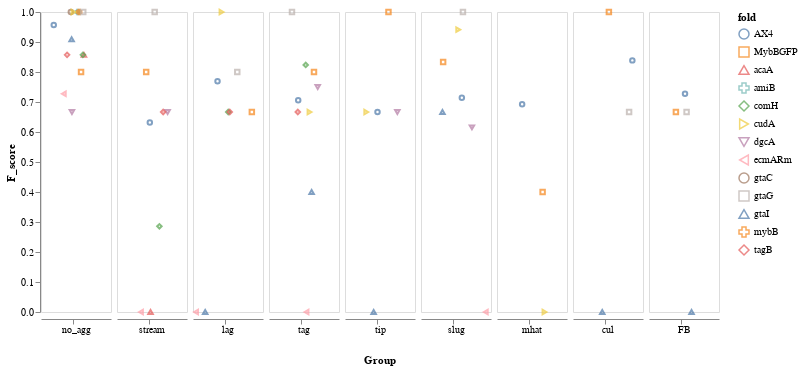
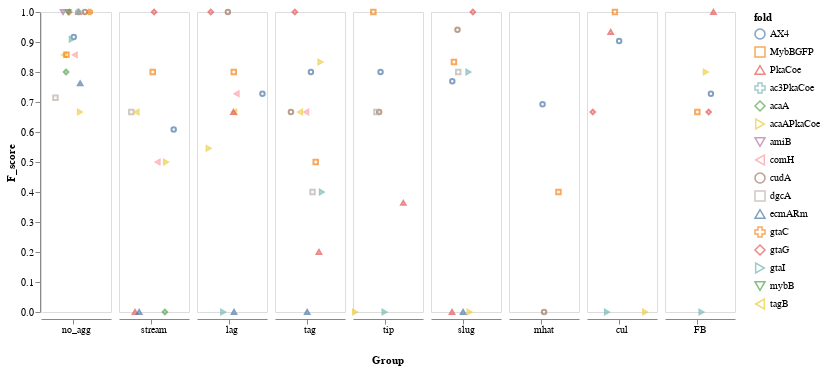

Notebook code for these charts, in order:
### Code cell
for file,strain_group in zip(['logisticRegressionBinaryRelevanceComparisonArrest.pkl',
                             'logisticRegressionBinaryRelevanceComparisonArrestPkaC.pkl'],
                             ['arrest','arrest+PkaC']):
    result2=loadPickle(pathClassification+file)
    data_prfs=result2['prfs'].groupby('params')
    #for group in ['none_balanced']:
    for group in ['none_balanced']:
        data=data_prfs.get_group(group)
        summary=summary_classification(data,'F_score',"Group",print_df=False)
        print('F score summary for OvR logistic regression with',strain_group,' strains data:',group)
        summary_classification_print_sort(summary,statistic='F score',averages=['macro','micro'],groups=order,sort='groups')
        print('\n')
        data_scatter=result2['prfs'][result2['prfs']['Group'].isin(order)].query('params =="none_balanced"')
        data_scatter.Group=pd.Categorical(data_scatter.Group, categories=order,ordered=True)
        data_scatter=data_scatter.sort_values('Group')
        display(scatter_catgory(data_scatter,categories='Group',Y= 'F_score', colour='fold',shape='fold',width=70))

### Figure 1 — Vega-Lite specification as saved in the notebook (floating-point values rounded to 4 significant figures)
{"config": {"view": {"continuousWidth": 400, "continuousHeight": 300}, "facet": {"spacing": 0}}, "data": {"name": "data-f7257fb2723303167fca4453e0d3be38"}, "mark": {"type": "point", "size": 20}, "encoding": {"color": {"type": "nominal", "field": "fold"}, "column": {"type": "ordinal", "field": "Group", "header": {"labelAlign": "center", "labelAngle": 0, "labelOrient": "bottom", "labelPadding": 10, "titleOrient": "bottom"}, "sort": ["no_agg", "stream", "lag", "tag", "tip", "slug", "mhat", "cul", "FB"]}, "shape": {"type": "nominal", "field": "fold"}, "x": {"type": "quantitative", "axis": {"grid": false, "labels": false, "ticks": true, "values": [0]}, "field": "jitter", "scale": {}, "title": null}, "y": {"type": "quantitative", "axis": {"grid": false}, "field": "F_score"}}, "title": "", "transform": [{"calculate": "sqrt(-2*log(random()))*cos(2*PI*random())", "as": "jitter"}], "width": 70, "$schema": "https://vega.github.io/schema/vega-lite/v4.0.2.json", "datasets": {"data-f7257fb2723303167fca4453e0d3be38": [{"precision": 0.9167, "recall": 1.0, "F_score": 0.9565, "support": 11.0, "Group": "no_agg", "params": "none_balanced", "fold": "AX4", "FPR": 0.02174, "accuracy": 0.9825}, {"precision": 1.0, "recall": 1.0, "F_score": 1.0, "support": 18.0, "Group": "no_agg", "params": "none_balanced", "fold": "amiB", "FPR": null, "accuracy": 1.0}, {"precision": 1.0, "recall": 1.0, "F_score": 1.0, "support": 14.0, "Group": "no_agg", "params": "none_balanced", "fold": "mybB", "FPR": null, "accuracy": 1.0}, {"precision": 1.0, "recall": 0.8333, "F_score": 0.9091, "support": 6.0, "Group": "no_agg", "params": "none_balanced", "fold": "gtaI", "FPR": 0.0, "accuracy": 0.9286}, {"precision": 1.0, "recall": 1.0, "F_score": 1.0, "support": 4.0, "Group": "no_agg", "params": "none_balanced", "fold": "gtaC", "FPR": null, "accuracy": 1.0}, {"precision": 1.0, "recall": 1.0, "F_score": 1.0, "support": 4.0, "Group": "no_agg", "params": "none_balanced", "fold": "cudA", "FPR": 0.0, "accuracy": 1.0}, {"precision": 0.5714, "recall": 1.0, "F_score": 0.7273, "support": 8.0, "Group": "no_agg", "params": "none_balanced", "fold": "ecmARm", "FPR": 1.0, "accuracy": 0.5714}, {"precision": 1.0, "recall": 0.75, "F_score": 0.8571, "support": 12.0, "Group": "no_agg", "params": "none_balanced", "fold": "acaA", "FPR": null, "accuracy": 0.75}, {"precision": 1.0, "recall": 0.6667, "F_score": 0.8, "support": 3.0, "Group": "no_agg", "params": "none_balanced", "fold": "MybBGFP", "FPR": 0.0, "accuracy": 0.9231}, {"precision": 0.5556, "recall": 0.8333, "F_score": 0.6667, "support": 6.0, "Group": "no_agg", "params": "none_balanced", "fold": "dgcA", "FPR": 0.3333, "accuracy": 0.7222}, {"precision": 0.75, "recall": 1.0, "F_score": 0.8571, "support": 3.0, "Group": "no_agg", "params": "none_balanced", "fold": "tagB", "FPR": 0.1, "accuracy": 0.9231}, {"precision": 1.0, "recall": 1.0, "F_score": 1.0, "support": 4.0, "Group": "no_agg", "params": "none_balanced", "fold": "gtaG", "FPR": 0.0, "accuracy": 1.0}, {"precision": 1.0, "recall": 0.75, "F_score": 0.8571, "support": 8.0, "Group": "no_agg", "params": "none_balanced", "fold": "comH", "FPR": 0.0, "accuracy": 0.9}, {"precision": 0.3333, "recall": 0.25, "F_score": 0.2857, "support": 4.0, "Group": "stream", "params": "none_balanced", "fold": "comH", "FPR": 0.125, "accuracy": 0.75}, {"precision": null, "recall": null, "F_score": null, "support": 0.0, "Group": "stream", "params": "none_balanced", "fold": "cudA", "FPR": 0.1111, "accuracy": 0.8889}, {"precision": 1.0, "recall": 0.5, "F_score": 0.6667, "support": 2.0, "Group": "stream", "params": "none_balanced", "fold": "dgcA", "FPR": 0.0, "accuracy": 0.9444}, {"precision": 1.0, "recall": 0.5, "F_score": 0.6667, "support": 4.0, "Group": "stream", "params": "none_balanced", "fold": "tagB", "FPR": 0.0, "accuracy": 0.8462}, {"precision": null, "recall": null, "F_score": null, "support": 0.0, "Group": "stream", "params": "none_balanced", "fold": "gtaC", "FPR": 0.0, "accuracy": 1.0}, {"precision": 1.0, "recall": 1.0, "F_score": 1.0, "support": 2.0, "Group": "stream", "params": "none_balanced", "fold": "gtaG", "FPR": 0.0, "accuracy": 1.0}, {"precision": null, "recall": null, "F_score": null, "support": 0.0, "Group": "stream", "params": "none_balanced", "fold": "mybB", "FPR": 0.0, "accuracy": 1.0}, {"precision": null, "recall": null, "F_score": null, "support": 0.0, "Group": "stream", "params": "none_balanced", "fold": "gtaI", "FPR": 0.1429, "accuracy": 0.8571}, {"precision": 0.6667, "recall": 1.0, "F_score": 0.8, "support": 2.0, "Group": "stream", "params": "none_balanced", "fold": "MybBGFP", "FPR": 0.09091, "accuracy": 0.9231}, {"precision": 0.5455, "recall": 0.75, "F_score": 0.6316, "support": 8.0, "Group": "stream", "params": "none_balanced", "fold": "AX4", "FPR": 0.102, "accuracy": 0.8772}, {"precision": 0.0, "recall": 0.0, "F_score": 0.0, "support": 1.0, "Group": "stream", "params": "none_balanced", "fold": "ecmARm", "FPR": 0.07692, "accuracy": 0.8571}, {"precision": null, "recall": null, "F_score": null, "support": 0.0, "Group": "stream", "params": "none_balanced", "fold": "amiB", "FPR": 0.2778, "accuracy": 0.7222}, {"precision": 0.0, "recall": 0.0, "F_score": 0.0, "support": 1.0, "Group": "stream", "params": "none_balanced", "fold": "acaA", "FPR": 0.1818, "accuracy": 0.75}, {"precision": 0.0, "recall": 0.0, "F_score": 0.0, "support": 5.0, "Group": "lag", "params": "none_balanced", "fold": "ecmARm", "FPR": 0.0, "accuracy": 0.6429}, {"precision": null, "recall": null, "F_score": null, "support": 0.0, "Group": "lag", "params": "none_balanced", "fold": "dgcA", "FPR": 0.05556, "accuracy": 0.9444}, {"precision": null, "recall": null, "F_score": null, "support": 0.0, "Group": "lag", "params": "none_balanced", "fold": "acaA", "FPR": 0.6667, "accuracy": 0.3333}, {"precision": null, "recall": null, "F_score": null, "support": 0.0, "Group": "lag", "params": "none_balanced", "fold": "gtaC", "FPR": 0.0, "accuracy": 1.0}, {"precision": 0.6667, "recall": 0.6667, "F_score": 0.6667, "support": 6.0, "Group": "lag", "params": "none_balanced", "fold": "comH", "FPR": 0.1429, "accuracy": 0.8}, {"precision": 0.0, "recall": 0.0, "F_score": 0.0, "support": 1.0, "Group": "lag", "params": "none_balanced", "fold": "gtaI", "FPR": 0.2308, "accuracy": 0.7143}, {"precision": 1.0, "recall": 0.5, "F_score": 0.6667, "support": 2.0, "Group": "lag", "params": "none_balanced", "fold": "MybBGFP", "FPR": 0.0, "accuracy": 0.9231}, {"precision": 1.0, "recall": 0.6667, "F_score": 0.8, "support": 3.0, "Group": "lag", "params": "none_balanced", "fold": "gtaG", "FPR": 0.0, "accuracy": 0.9286}, {"precision": null, "recall": null, "F_score": null, "support": 0.0, "Group": "lag", "params": "none_balanced", "fold": "amiB", "FPR": 0.3333, "accuracy": 0.6667}, {"precision": null, "recall": null, "F_score": null, "support": 0.0, "Group": "lag", "params": "none_balanced", "fold": "mybB", "FPR": 0.0, "accuracy": 1.0}, {"precision": 0.6667, "recall": 0.9091, "F_score": 0.7692, "support": 11.0, "Group": "lag", "params": "none_balanced", "fold": "AX4", "FPR": 0.1087, "accuracy": 0.8947}, {"precision": 0.75, "recall": 0.6, "F_score": 0.6667, "support": 5.0, "Group": "lag", "params": "none_balanced", "fold": "tagB", "FPR": 0.125, "accuracy": 0.7692}, {"precision": 1.0, "recall": 1.0, "F_score": 1.0, "support": 4.0, "Group": "lag", "params": "none_balanced", "fold": "cudA", "FPR": 0.0, "accuracy": 1.0}, {"precision": 0.0, "recall": 0.0, "F_score": 0.0, "support": 2.0, "Group": "tag", "params": "none_balanced", "fold": "ecmARm", "FPR": 0.0, "accuracy": 0.8571}, {"precision": 0.75, "recall": 0.75, "F_score": 0.75, "support": 4.0, "Group": "tag", "params": "none_balanced", "fold": "dgcA", "FPR": 0.07143, "accuracy": 0.8889}, {"precision": 0.6667, "recall": 0.75, "F_score": 0.7059, "support": 8.0, "Group": "tag", "params": "none_balanced", "fold": "AX4", "FPR": 0.06122, "accuracy": 0.9123}, {"precision": null, "recall": null, "F_score": null, "support": 0.0, "Group": "tag", "params": "none_balanced", "fold": "acaA", "FPR": 0.0, "accuracy": 1.0}, {"precision": 1.0, "recall": 0.5, "F_score": 0.6667, "support": 6.0, "Group": "tag", "params": "none_balanced", "fold": "tagB", "FPR": 0.0, "accuracy": 0.7692}, {"precision": 0.5, "recall": 1.0, "F_score": 0.6667, "support": 2.0, "Group": "tag", "params": "none_balanced", "fold": "cudA", "FPR": 0.125, "accuracy": 0.8889}, {"precision": 0.6667, "recall": 1.0, "F_score": 0.8, "support": 2.0, "Group": "tag", "params": "none_balanced", "fold": "MybBGFP", "FPR": 0.09091, "accuracy": 0.9231}, {"precision": null, "recall": null, "F_score": null, "support": 0.0, "Group": "tag", "params": "none_balanced", "fold": "amiB", "FPR": 0.1111, "accuracy": 0.8889}, {"precision": null, "recall": null, "F_score": null, "support": 0.0, "Group": "tag", "params": "none_balanced", "fold": "gtaC", "FPR": 0.0, "accuracy": 1.0}, {"precision": 0.5, "recall": 0.3333, "F_score": 0.4, "support": 3.0, "Group": "tag", "params": "none_balanced", "fold": "gtaI", "FPR": 0.09091, "accuracy": 0.7857}, {"precision": null, "recall": null, "F_score": null, "support": 0.0, "Group": "tag", "params": "none_balanced", "fold": "mybB", "FPR": 0.0, "accuracy": 1.0}, {"precision": 1.0, "recall": 0.7, "F_score": 0.8235, "support": 10.0, "Group": "tag", "params": "none_balanced", "fold": "comH", "FPR": 0.0, "accuracy": 0.85}, {"precision": 1.0, "recall": 1.0, "F_score": 1.0, "support": 2.0, "Group": "tag", "params": "none_balanced", "fold": "gtaG", "FPR": 0.0, "accuracy": 1.0}, {"precision": null, "recall": null, "F_score": null, "support": 0.0, "Group": "tip", "params": "none_balanced", "fold": "comH", "FPR": 0.0, "accuracy": 1.0}, {"precision": null, "recall": null, "F_score": null, "support": 0.0, "Group": "tip", "params": "none_balanced", "fold": "amiB", "FPR": 0.0, "accuracy": 1.0}, {"precision": null, "recall": null, "F_score": null, "support": 0.0, "Group": "tip", "params": "none_balanced", "fold": "tagB", "FPR": 0.0, "accuracy": 1.0}, {"precision": null, "recall": null, "F_score": null, "support": 0.0, "Group": "tip", "params": "none_balanced", "fold": "gtaC", "FPR": 0.0, "accuracy": 1.0}, {"precision": null, "recall": null, "F_score": null, "support": 0.0, "Group": "tip", "params": "none_balanced", "fold": "acaA", "FPR": 0.0, "accuracy": 1.0}, {"precision": null, "recall": null, "F_score": null, "support": 0.0, "Group": "tip", "params": "none_balanced", "fold": "mybB", "FPR": 0.0, "accuracy": 1.0}, {"precision": null, "recall": null, "F_score": null, "support": 0.0, "Group": "tip", "params": "none_balanced", "fold": "gtaG", "FPR": 0.0, "accuracy": 1.0}, {"precision": 0.5, "recall": 1.0, "F_score": 0.6667, "support": 4.0, "Group": "tip", "params": "none_balanced", "fold": "AX4", "FPR": 0.07547, "accuracy": 0.9298}, {"precision": null, "recall": null, "F_score": null, "support": 0.0, "Group": "tip", "params": "none_balanced", "fold": "ecmARm", "FPR": 0.0, "accuracy": 1.0}, {"precision": 0.5, "recall": 1.0, "F_score": 0.6667, "support": 2.0, "Group": "tip", "params": "none_balanced", "fold": "cudA", "FPR": 0.125, "accuracy": 0.8889}, {"precision": 1.0, "recall": 0.5, "F_score": 0.6667, "support": 2.0, "Group": "tip", "params": "none_balanced", "fold": "dgcA", "FPR": 0.0, "accuracy": 0.9444}, {"precision": 0.0, "recall": 0.0, "F_score": 0.0, "support": 1.0, "Group": "tip", "params": "none_balanced", "fold": "gtaI", "FPR": 0.0, "accuracy": 0.9286}, {"precision": 1.0, "recall": 1.0, "F_score": 1.0, "support": 1.0, "Group": "tip", "params": "none_balanced", "fold": "MybBGFP", "FPR": 0.0, "accuracy": 1.0}, {"precision": 1.0, "recall": 1.0, "F_score": 1.0, "support": 6.0, "Group": "slug", "params": "none_balanced", "fold": "gtaG", "FPR": 0.0, "accuracy": 1.0}, {"precision": null, "recall": null, "F_score": null, "support": 0.0, "Group": "slug", "params": "none_balanced", "fold": "gtaC", "FPR": 0.0, "accuracy": 1.0}, {"precision": 0.0, "recall": 0.0, "F_score": 0.0, "support": 6.0, "Group": "slug", "params": "none_balanced", "fold": "ecmARm", "FPR": 0.0, "accuracy": 0.5714}, {"precision": null, "recall": null, "F_score": null, "support": 0.0, "Group": "slug", "params": "none_balanced", "fold": "comH", "FPR": 0.25, "accuracy": 0.75}, {"precision": 0.8889, "recall": 1.0, "F_score": 0.9412, "support": 8.0, "Group": "slug", "params": "none_balanced", "fold": "cudA", "FPR": 0.1, "accuracy": 0.9444}, {"precision": null, "recall": null, "F_score": null, "support": 0.0, "Group": "slug", "params": "none_balanced", "fold": "mybB", "FPR": 0.0, "accuracy": 1.0}, {"precision": 0.7143, "recall": 1.0, "F_score": 0.8333, "support": 5.0, "Group": "slug", "params": "none_balanced", "fold": "MybBGFP", "FPR": 0.25, "accuracy": 0.8462}, {"precision": null, "recall": null, "F_score": null, "support": 0.0, "Group": "slug", "params": "none_balanced", "fold": "tagB", "FPR": 0.3077, "accuracy": 0.6923}, {"precision": 0.8, "recall": 0.5, "F_score": 0.6154, "support": 8.0, "Group": "slug", "params": "none_balanced", "fold": "dgcA", "FPR": 0.1, "accuracy": 0.7222}, {"precision": 0.5882, "recall": 0.9091, "F_score": 0.7143, "support": 11.0, "Group": "slug", "params": "none_balanced", "fold": "AX4", "FPR": 0.1522, "accuracy": 0.8596}, {"precision": null, "recall": null, "F_score": null, "support": 0.0, "Group": "slug", "params": "none_balanced", "fold": "acaA", "FPR": 0.25, "accuracy": 0.75}, {"precision": null, "recall": null, "F_score": null, "support": 0.0, "Group": "slug", "params": "none_balanced", "fold": "amiB", "FPR": 0.1111, "accuracy": 0.8889}, {"precision": 0.75, "recall": 0.6, "F_score": 0.6667, "support": 5.0, "Group": "slug", "params": "none_balanced", "fold": "gtaI", "FPR": 0.1111, "accuracy": 0.7857}, {"precision": 1.0, "recall": 0.25, "F_score": 0.4, "support": 4.0, "Group": "mhat", "params": "none_balanced", "fold": "MybBGFP", "FPR": 0.0, "accuracy": 0.7692}, {"precision": null, "recall": null, "F_score": null, "support": 0.0, "Group": "mhat", "params": "none_balanced", "fold": "mybB", "FPR": 0.0, "accuracy": 1.0}, {"precision": null, "recall": null, "F_score": null, "support": 0.0, "Group": "mhat", "params": "none_balanced", "fold": "amiB", "FPR": 0.0, "accuracy": 1.0}, {"precision": 0.5294, "recall": 1.0, "F_score": 0.6923, "support": 9.0, "Group": "mhat", "params": "none_balanced", "fold": "AX4", "FPR": 0.1667, "accuracy": 0.8596}, {"precision": null, "recall": null, "F_score": null, "support": 0.0, "Group": "mhat", "params": "none_balanced", "fold": "ecmARm", "FPR": 0.0, "accuracy": 1.0}, {"precision": null, "recall": null, "F_score": null, "support": 0.0, "Group": "mhat", "params": "none_balanced", "fold": "acaA", "FPR": 0.0, "accuracy": 1.0}, {"precision": null, "recall": null, "F_score": null, "support": 0.0, "Group": "mhat", "params": "none_balanced", "fold": "gtaC", "FPR": 0.0, "accuracy": 1.0}, {"precision": null, "recall": null, "F_score": null, "support": 0.0, "Group": "mhat", "params": "none_balanced", "fold": "gtaG", "FPR": 0.1429, "accuracy": 0.8571}, {"precision": null, "recall": null, "F_score": null, "support": 0.0, "Group": "mhat", "params": "none_balanced", "fold": "dgcA", "FPR": 0.0, "accuracy": 1.0}, {"precision": null, "recall": null, "F_score": null, "support": 0.0, "Group": "mhat", "params": "none_balanced", "fold": "tagB", "FPR": 0.07692, "accuracy": 0.9231}, {"precision": null, "recall": null, "F_score": null, "support": 0.0, "Group": "mhat", "params": "none_balanced", "fold": "comH", "FPR": 0.0, "accuracy": 1.0}, {"precision": 0.0, "recall": 0.0, "F_score": 0.0, "support": 4.0, "Group": "mhat", "params": "none_balanced", "fold": "cudA", "FPR": 0.0, "accuracy": 0.7778}, {"precision": null, "recall": null, "F_score": null, "support": 0.0, "Group": "mhat", "params": "none_balanced", "fold": "gtaI", "FPR": 0.2143, "accuracy": 0.7857}, {"precision": 0.0, "recall": 0.0, "F_score": 0.0, "support": 1.0, "Group": "cul", "params": "none_balanced", "fold": "gtaI", "FPR": 0.07692, "accuracy": 0.8571}, {"precision": 1.0, "recall": 0.5, "F_score": 0.6667, "support": 2.0, "Group": "cul", "params": "none_balanced", "fold": "gtaG", "FPR": 0.0, "accuracy": 0.9286}, {"precision": null, "recall": null, "F_score": null, "support": 0.0, "Group": "cul", "params": "none_balanced", "fold": "dgcA", "FPR": 0.0, "accuracy": 1.0}, {"precision": 0.7647, "recall": 0.9286, "F_score": 0.8387, "support": 14.0, "Group": "cul", "params": "none_balanced", "fold": "AX4", "FPR": 0.09302, "accuracy": 0.9123}, {"precision": null, "recall": null, "F_score": null, "support": 0.0, "Group": "cul", "params": "none_balanced", "fold": "amiB", "FPR": 0.0, "accuracy": 1.0}, {"precision": null, "recall": null, "F_score": null, "support": 0.0, "Group": "cul", "params": "none_balanced", "fold": "tagB", "FPR": 0.0, "accuracy": 1.0}, {"precision": 1.0, "recall": 1.0, "F_score": 1.0, "support": 3.0, "Group": "cul", "params": "none_balanced", "fold": "MybBGFP", "FPR": 0.0, "accuracy": 1.0}, {"precision": null, "recall": null, "F_score": null, "support": 0.0, "Group": "cul", "params": "none_balanced", "fold": "cudA", "FPR": 0.0, "accuracy": 1.0}, {"precision": null, "recall": null, "F_score": null, "support": 0.0, "Group": "cul", "params": "none_balanced", "fold": "acaA", "FPR": 0.0, "accuracy": 1.0}, {"precision": null, "recall": null, "F_score": null, "support": 0.0, "Group": "cul", "params": "none_balanced", "fold": "comH", "FPR": 0.0, "accuracy": 1.0}, {"precision": null, "recall": null, "F_score": null, "support": 0.0, "Group": "cul", "params": "none_balanced", "fold": "ecmARm", "FPR": 0.0, "accuracy": 1.0}, {"precision": null, "recall": null, "F_score": null, "support": 0.0, "Group": "cul", "params": "none_balanced", "fold": "gtaC", "FPR": 0.0, "accuracy": 1.0}, {"precision": null, "recall": null, "F_score": null, "support": 0.0, "Group": "cul", "params": "none_balanced", "fold": "mybB", "FPR": 0.0, "accuracy": 1.0}, {"precision": null, "recall": null, "F_score": null, "support": 0.0, "Group": "FB", "params": "none_balanced", "fold": "mybB", "FPR": 0.0, "accuracy": 1.0}, {"precision": 0.0, "recall": 0.0, "F_score": 0.0, "support": 1.0, "Group": "FB", "params": "none_balanced", "fold": "gtaI", "FPR": 0.07692, "accuracy": 0.8571}, {"precision": 1.0, "recall": 0.5, "F_score": 0.6667, "support": 2.0, "Group": "FB", "params": "none_balanced", "fold": "gtaG", "FPR": 0.0, "accuracy": 0.9286}, {"precision": null, "recall": null, "F_score": null, "support": 0.0, "Group": "FB", "params": "none_balanced", "fold": "dgcA", "FPR": 0.0, "accuracy": 1.0}, {"precision": null, "recall": null, "F_score": null, "support": 0.0, "Group": "FB", "params": "none_balanced", "fold": "gtaC", "FPR": 0.0, "accuracy": 1.0}, {"precision": null, "recall": null, "F_score": null, "support": 0.0, "Group": "FB", "params": "none_balanced", "fold": "amiB", "FPR": 0.0, "accuracy": 1.0}, {"precision": null, "recall": null, "F_score": null, "support": 0.0, "Group": "FB", "params": "none_balanced", "fold": "ecmARm", "FPR": 0.0, "accuracy": 1.0}, {"precision": null, "recall": null, "F_score": null, "support": 0.0, "Group": "FB", "params": "none_balanced", "fold": "comH", "FPR": 0.0, "accuracy": 1.0}, {"precision": null, "recall": null, "F_score": null, "support": 0.0, "Group": "FB", "params": "none_balanced", "fold": "tagB", "FPR": 0.0, "accuracy": 1.0}, {"precision": null, "recall": null, "F_score": null, "support": 0.0, "Group": "FB", "params": "none_balanced", "fold": "cudA", "FPR": 0.0, "accuracy": 1.0}, {"precision": 1.0, "recall": 0.5, "F_score": 0.6667, "support": 2.0, "Group": "FB", "params": "none_balanced", "fold": "MybBGFP", "FPR": 0.0, "accuracy": 0.9231}, {"precision": 0.5714, "recall": 1.0, "F_score": 0.7273, "support": 8.0, "Group": "FB", "params": "none_balanced", "fold": "AX4", "FPR": 0.1224, "accuracy": 0.8947}, {"precision": null, "recall": null, "F_score": null, "support": 0.0, "Group": "FB", "params": "none_balanced", "fold": "acaA", "FPR": 0.0, "accuracy": 1.0}]}}

### Figure 2 — Vega-Lite specification as saved in the notebook (floating-point values rounded to 4 significant figures; data arrays with more than 128 entries replaced by an {"elided": "..."} marker saying what was removed)
{"config": {"view": {"continuousWidth": 400, "continuousHeight": 300}, "facet": {"spacing": 0}}, "data": {"name": "data-d2737e382d45f94f5ea10c328613cb5f"}, "mark": {"type": "point", "size": 20}, "encoding": {"color": {"type": "nominal", "field": "fold"}, "column": {"type": "ordinal", "field": "Group", "header": {"labelAlign": "center", "labelAngle": 0, "labelOrient": "bottom", "labelPadding": 10, "titleOrient": "bottom"}, "sort": ["no_agg", "stream", "lag", "tag", "tip", "slug", "mhat", "cul", "FB"]}, "shape": {"type": "nominal", "field": "fold"}, "x": {"type": "quantitative", "axis": {"grid": false, "labels": false, "ticks": true, "values": [0]}, "field": "jitter", "scale": {}, "title": null}, "y": {"type": "quantitative", "axis": {"grid": false}, "field": "F_score"}}, "title": "", "transform": [{"calculate": "sqrt(-2*log(random()))*cos(2*PI*random())", "as": "jitter"}], "width": 70, "$schema": "https://vega.github.io/schema/vega-lite/v4.0.2.json", "datasets": {"data-d2737e382d45f94f5ea10c328613cb5f": {"elided": "144 records"}}}
